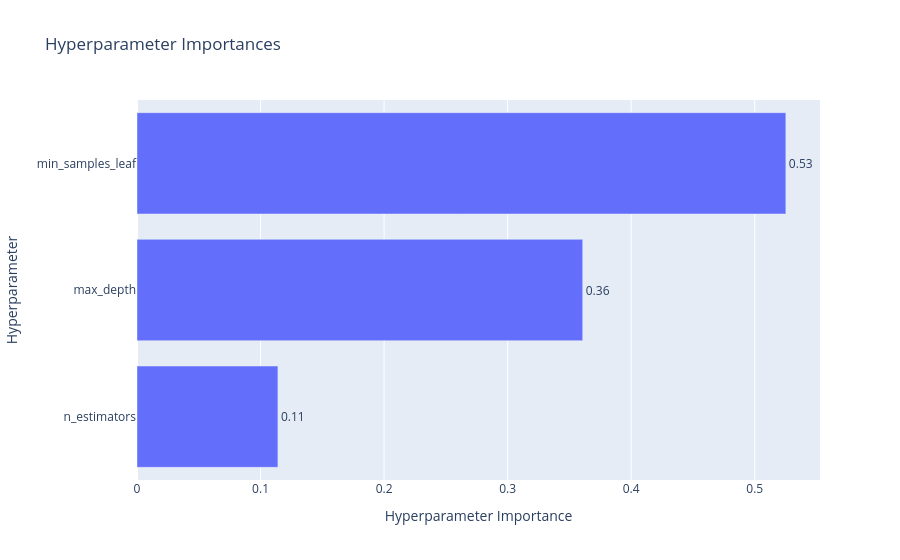

Notebook source saved alongside this figure:
### Code cell
optuna.visualization.plot_param_importances(study, target_name="MAPE")

### Figure 1 — Plotly figure (JSON) as saved in the notebook; plotly's stock layout.template omitted (floating-point values rounded to 4 significant figures)
{"data": [{"cliponaxis": false, "hovertemplate": ["n_estimators (IntDistribution): 0.11405059904221576<extra></extra>", "max_depth (IntDistribution): 0.36076963380657745<extra></extra>", "min_samples_leaf (IntDistribution): 0.5251797671512067<extra></extra>"], "name": "MAPE", "orientation": "h", "text": ["0.11", "0.36", "0.53"], "textposition": "outside", "type": "bar", "x": [0.1141, 0.3608, 0.5252], "y": ["n_estimators", "max_depth", "min_samples_leaf"]}], "layout": {"title": {"text": "Hyperparameter Importances"}, "xaxis": {"title": {"text": "Hyperparameter Importance"}}, "yaxis": {"title": {"text": "Hyperparameter"}}}}
